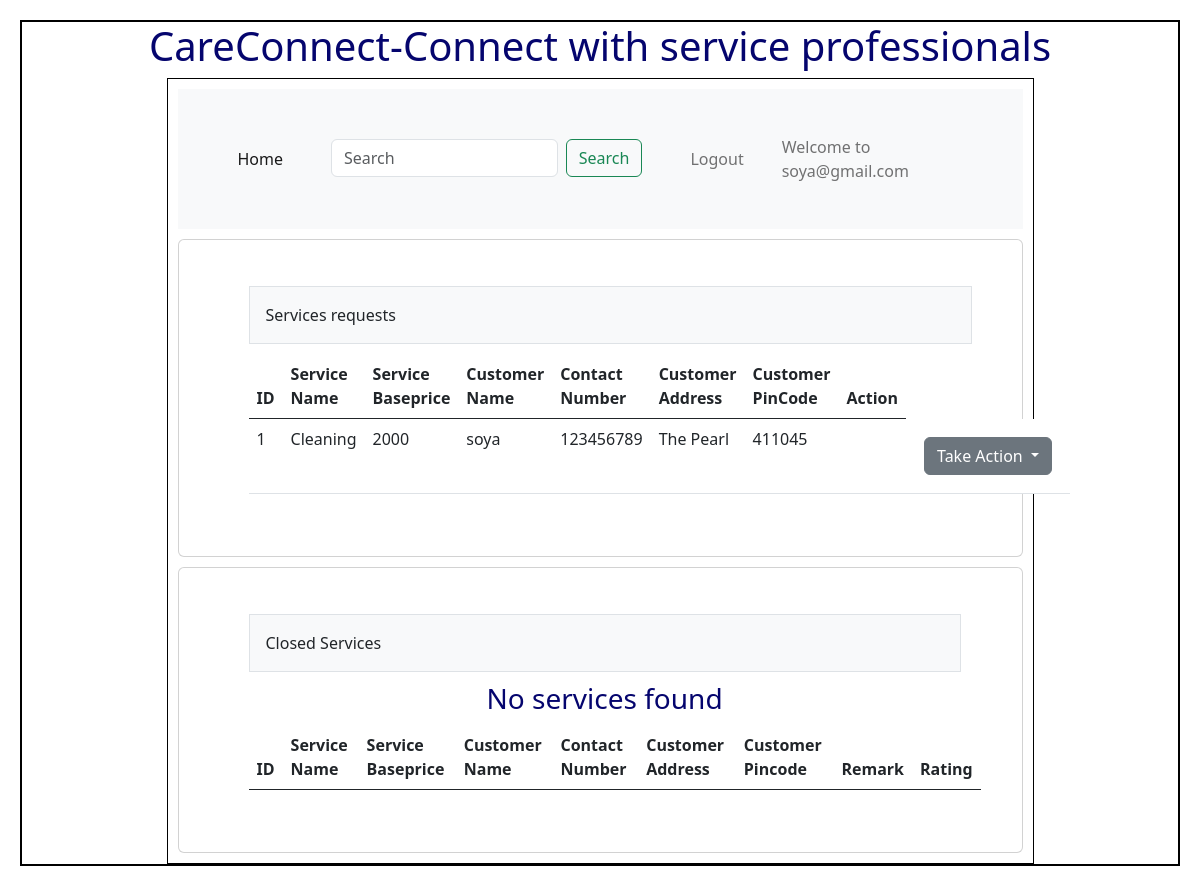
Page /professional (signed in) on the committed database.
### Backend/models.py (models this page shows)
class Customer(db.Model):
    __tablename__="Customer"
    id = db.Column(db.Integer, primary_key=True)
    email=db.Column(db.String,unique=True,nullable=False)
    password=db.Column(db.String,nullable=False)
    contact_number=db.Column(db.Integer,nullable=False)
    fullname =db.Column(db.String,nullable=False)
    address =db.Column(db.String,nullable=False)
    pincode=db.Column(db.Integer,nullable=False)
    status=db.Column(db.String,default="Active")

class Servicereq(db.Model):
    __tablename__="Servicereq"
    id = db.Column(db.Integer, primary_key=True)
    Professional_id=db.Column(db.Integer, db.ForeignKey("Professional.id"),nullable=True)
    Service_id=db.Column(db.Integer, db.ForeignKey("Service.id"),nullable=False)
    Customer_id=db.Column(db.Integer, db.ForeignKey("Customer.id"),nullable=False)
    status=db.Column(db.String,nullable=False)
    remarks=db.Column(db.String,nullable=True)
    rating=db.Column(db.Integer,default=0)
    service=db.relationship("Service",cascade="all,delete",backref="Servicereqs",lazy=True)
    customer=db.relationship("Customer",cascade="all,delete",backref="Servicereqs",lazy=True)
    professional=db.relationship("Professional",cascade="all,delete",backref="Servicereqs",lazy=True)

class Service(db.Model):
    __tablename__="Service"
    id = db.Column(db.Integer, primary_key=True)
    name=db.Column(db.String,nullable=False)
    description=db.Column(db.String,nullable=False)
    baseprice=db.Column(db.Integer,default=0.0)
    subservice=db.Column(db.String,nullable=False)
    location=db.Column(db.String,nullable=False)
    pincode=db.Column(db.String,nullable=False)

### Backend/controllers.py (the view)
@app.route("/professional")
def professional_dashboard():
    redirect_response = isUserLoggedIn()
    if redirect_response is None:
        return redirect('/login')
    servicereqs=get_servicereq()
    services=get_services()
    customers=get_customer()
    servicereqs1 = Servicereq.query.filter_by(status='Close').all()
    return render_template("Professionaldashboard.html",name=session.get('username'),servicereqs=servicereqs,services=services,customers=customers,servicereqs1=servicereqs1)

### Backend/controllers.py (called while the page is built)
def isUserLoggedIn():
    if 'userid' in session:
        if session.get('usertype') == 'admin':
            return redirect(url_for('admin_dashboard'))
        elif session.get('usertype') == 'customer':
            return redirect(url_for('customer_dashboard'))
        elif session.get('usertype') == 'professional':
            return redirect(url_for('professional_dashboard'))
    return None

def get_services():
    services=Service.query.all()
    return services

def get_customer():
    customers=Customer.query.all()
    return customers

def get_servicereq():
    servicereqs=Servicereq.query.all()
    print(servicereqs)
    return servicereqs

### Templates/Professionaldashboard.html (shortened to what this page needs)
<!DOCTYPE html>
<html>
    <head>
        <link rel="stylesheet" href="/static/styles/main.css">
        <link href="https://cdn.jsdelivr.net/npm/bootstrap@5.0.2/dist/css/bootstrap.min.css" rel="stylesheet">
        <link href="https://cdn.jsdelivr.net/npm/bootstrap@5.3.0/dist/css/bootstrap.min.css" rel="stylesheet">
    </head>
    <body>
        <div class = "my_container">
            <div class = "center"> <h1>CareConnect-Connect with service professionals</h1></div>
                <div class="my_panel">
                    <nav class="navbar navbar-expand-lg navbar-light bg-light">
                    <div class="container-fluid">
                        <div class="collapse navbar-collapse" id="navbarText">
                            <ul class="navbar-nav me-auto mb-2 mb-lg-0">
                                <li class="nav-item">
                                    <a class="nav-link active" aria-current="page" href="/professional">Home</a>
                                </li>
                                <li class="nav-item">
                                    <form class="d-flex" method="POST" action="#">
                                    <input class="form-control me-2" type="search" placeholder="Search" aria-label="Search" name="search_txt" id="search_txt">
                                    <button class="btn btn-outline-success" type="submit">Search</button>
                                    </form>
                                </li>
                                <li>
                                    <a class="nav-link" href="/logout">Logout</a>
                                </li>
                            </ul>
                            <span class="navbar-text">
                                Welcome to {{name}}
                            </span>
                        </div>
                    </div>
                    </nav>
                    <div class="card">
                    <div class="card-body">
                        <div class="container px-4">
                            <div class="row gx-5">
                                <div class="col">
                                    <div class="p-3 border bg-light table-responsive">Services requests</div>
                                        <table class="table">
                                            <thead>
                                                <tr>
                                                <th scope="col">ID</th>
                                                <th scope="col">Service Name</th>
                                                <th scope="col">Service Baseprice</th>
                                                <th scope="col">Customer Name</th>
                                                <th scope="col">Contact Number</th>
                                                <th scope="col">Customer Address</th>
                                                <th scope="col">Customer PinCode</th>
                                                <th scope="col">Action</th>
                                                </tr>
                                            </thead>
                                            <tbody>
                                                {%if servicereqs%}
                                                    {%for servicereq in servicereqs%}
                                                <tr>
                                                    <td>{{ servicereq.id }}</td>
                                                    <td>{{ servicereq.service.name }}</td>
                                                    <td>{{ servicereq.service.baseprice }}</td>
                                                    <td>{{servicereq.customer.fullname}}</td>
                                                    <td>{{ servicereq.customer.contact_number }}</td>
                                                    <td>{{ servicereq.customer.address}}</td>
                                                    <td>{{ servicereq.customer.pincode }}</td>
                                                    <td>{{servicereq.action}}</td>
                                                    <td>
                                                    <div class="dropdown">
                                                        <button class="btn btn-secondary dropdown-toggle"
                                                            type="button"
                                                            id="dropdownMenuButton1"
                                                            data-bs-toggle="dropdown"
                                                            aria-expanded="false">
                                                            Take Action
                                                        </button>
                                                    </div>
                                                    </td>
                                                </tr>
                                                    {%endfor%}
                                                {%else%}
                                                    <h3 class = "center"> No services found</h3>
                                                {%endif%}
                                            </tbody>
                                        </table>
                                </div>
                            </div>
                        </div>
                    </div>
                    </div>
                    <div class="card">
                    <div class="card-body">
                        <div class="container px-4">
                            <div class="row gx-5">
                                <div class="col">
                                    <div class="p-3 border bg-light table-responsive">Closed Services</div>
                                        <table class="table">
                                            <thead>
                                                <tr>
                                                <th scope="col">ID</th>
                                                <th scope="col">Service Name</th>
                                                <th scope="col">Service Baseprice</th>
                                                <th scope="col">Customer Name</th>
                                                <th scope="col">Contact Number</th>
                                                <th scope="col">Customer Address</th>
                                                <th scope="col">Customer Pincode</th>
                                                <th scope="col">Remark</th>
                                                <th scope="col">Rating</th>
                                                </tr>
                                            </thead>
                                            <tbody>
                                                {%if servicereqs1 %}
                                                    {%for servicereq in servicereqs1%}
                                                        {% if servicereq.status == "Close" %}
                                                <tr>
                                                    <td>{{ servicereq.id }}</td>
                                                    <td>{{ servicereq.service.fullname }}</td>
                                                    <td>{{ servicereq.service.baseprice }}</td>
                                                    <td>{{servicereq.customer.fullname}}</td>
                                                    <td>{{ servicereq.customer.contact_number }}</td>
                                                    <td>{{ servicereq.customer.address}}</td>
                                                    <td>{{ servicereq.customer.pincode }}</td>
                                                    <td>{{servicereq.remark}}</td>
                                                    <td>{{servicereq.rating}}</td>
                                                </tr>
                                                        {%endif%}
                                                    {%endfor%}
                                                {%else%}
                                                    <h3 class = "center"> No services found</h3>
                                                {%endif%}
                                            </tbody>
                                        </table>
                                </div>
                            </div>
                        </div>
                    </div>
                    </div>
                </div>
            </div>
    </body>
</html>

### Static/Styles/main.css (style rules this page uses)
* { margin: 10px; }
.my_container { border: 2px solid black; }
.my_panel { width: 75%; margin: auto; height: auto; border: 1px solid black; }
.center { text-align: center; margin: auto; color: rgb(5,5,110); }

### rows in the picture
Customer: email "soya@gmail.com"
Servicereq: id "1", service.name "Cleaning", service.baseprice "2000", customer.fullname "soya", customer.contact_number "123456789", customer.address "The Pearl", customer.pincode "411045"
